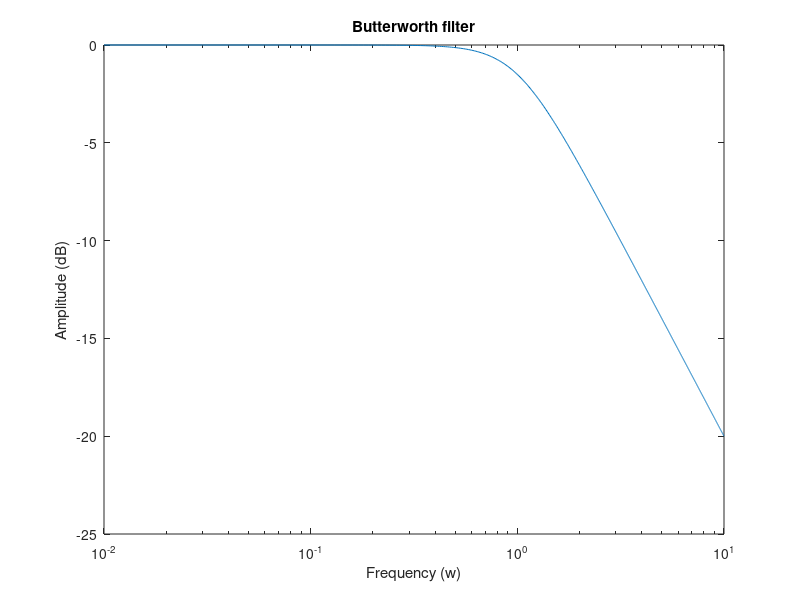

Write MATLAB code to recreate this figure.
% Transfer function plot for an Nth order butterworth filter
% plots the responce from W=0 to W = 10

n = 2;

w = 0:0.01:10;

Gdb = 10* log10(sqrt(1./(1+w.^(2.*n))));
semilogx(w,Gdb);
title('Butterworth filter');
xlabel('Frequency (w)');
ylabel('Amplitude (dB)');